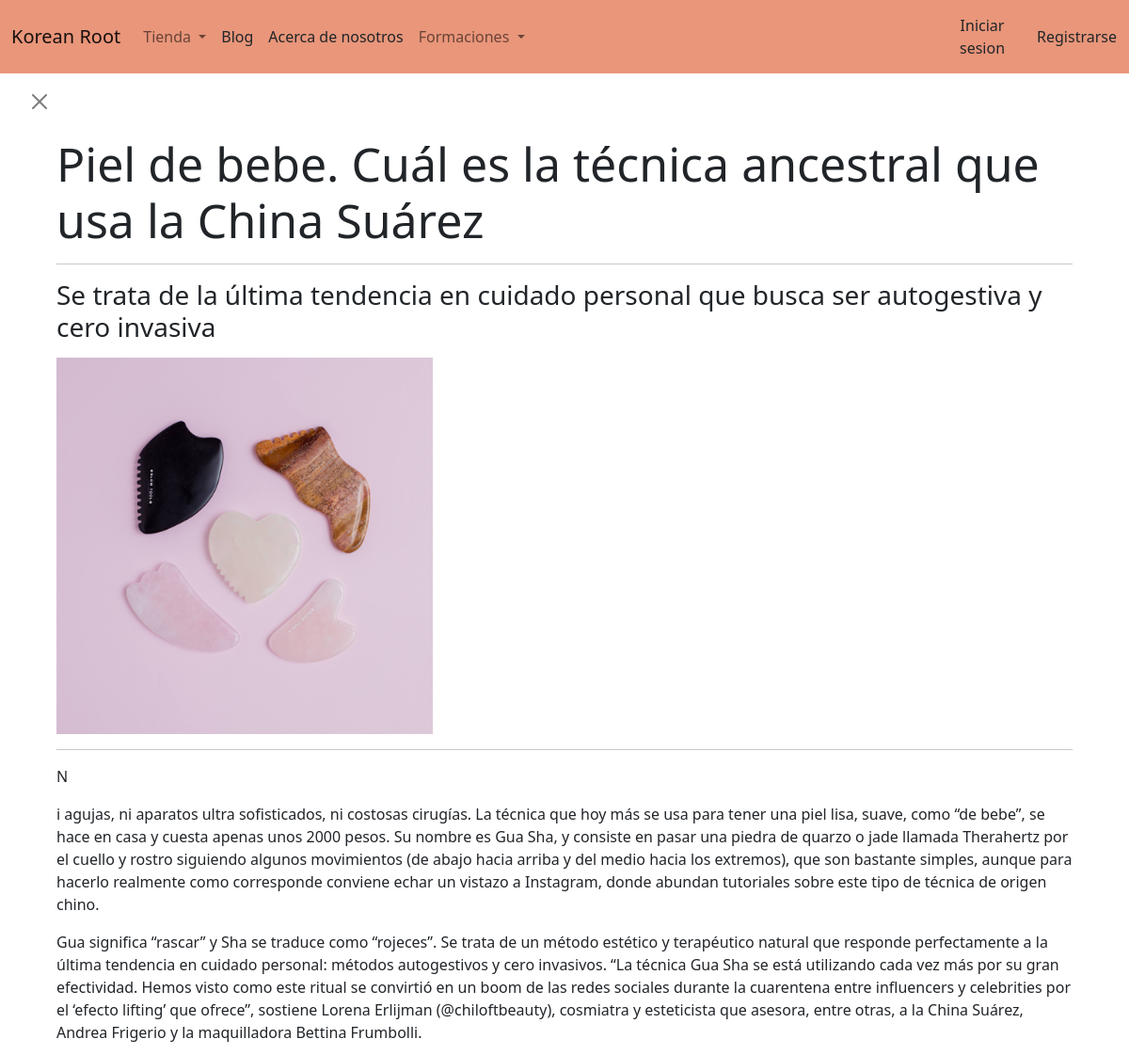
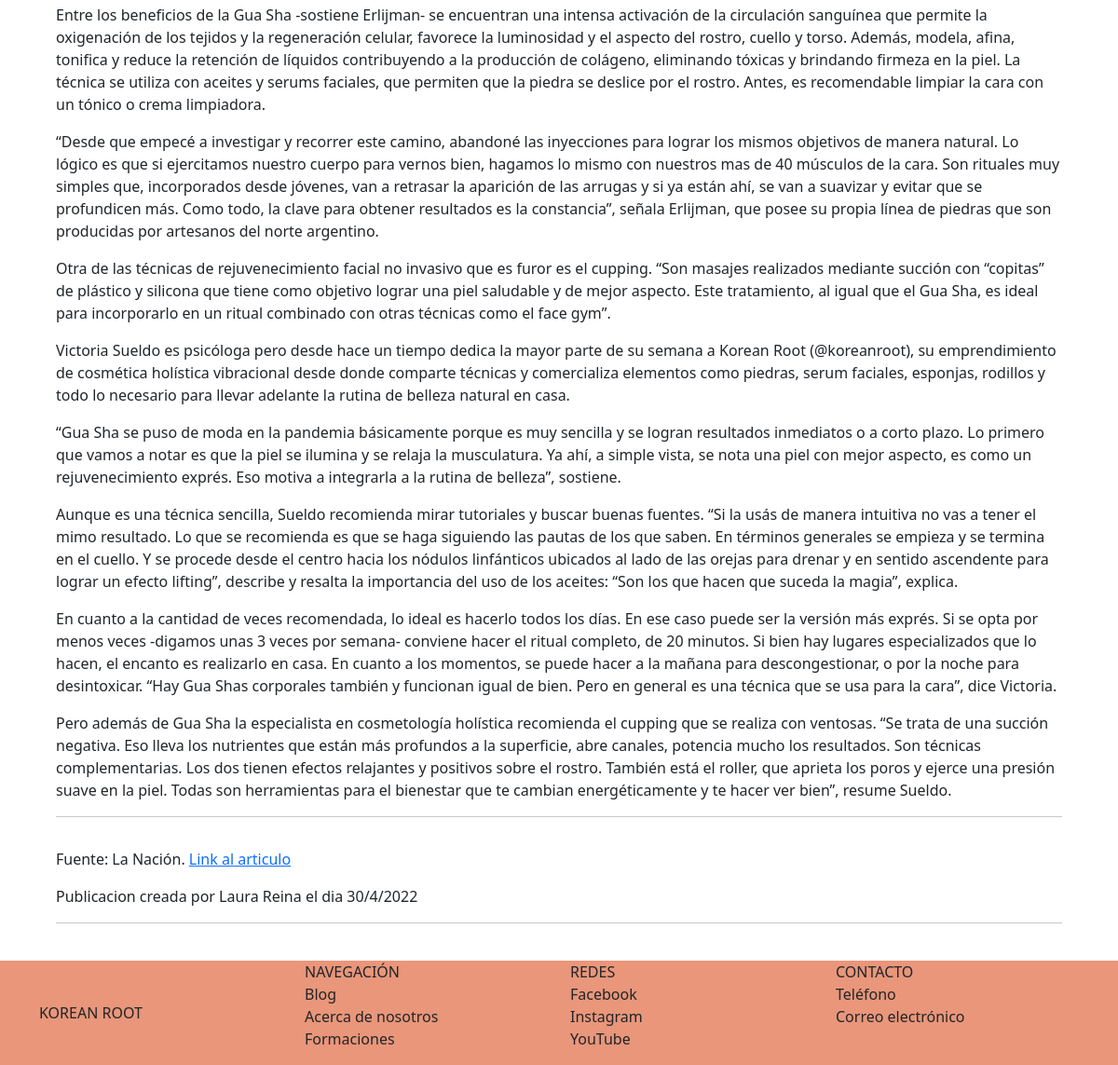
The app's page /blog/blogPost/9 with its own data (2 pictures, top to bottom).
### AppBlog/models.py (models this page shows, shortened)
class Post(models.Model):
    titulo = models.CharField(max_length=70)
    subtitulo = models.CharField(max_length=140)
    cuerpo = RichTextField(blank = True, null = True)
    fecha_creacion = models.DateTimeField(auto_now_add=True)
    autor = models.CharField(max_length=50)
    img_portada = models.ImageField(upload_to='portadas_blog', null=True, blank=True)
    img_miniatura = models.ImageField(upload_to='miniaturas_blog', null=True, blank=True)
    fuente = models.CharField(max_length=20, null= True, blank= True)
    link_noticia = models.CharField(max_length=255, null= True, blank= True)

### AppBlog/views.py (the view)
# urls.py: path('blogPost/<id>', publicacionDetalle, name='publicacion_detalle'),
def publicacionDetalle(request, id):
    publicacion = Post.objects.get(id=id)
    return render(request, 'AppBlog/publicacionDetalle.html',{'titulo': publicacion.titulo,'subtitulo': publicacion.subtitulo, 'cuerpo': publicacion.cuerpo,
    'fecha_creacion': publicacion.fecha_creacion, 'autor': publicacion.autor, 'img_portada': publicacion.img_portada, 'fuente': publicacion.fuente, 'link_noticia': publicacion.link_noticia})

### AppBlog/templates/AppBlog/publicacionDetalle.html (shortened to what this page needs)
{% extends 'AppTienda/padre.html' %}
{% load static %}
{% block contenidoQueCambia %}
<button type="button" class="btn-close" aria-label="Close" style="margin-left: 2.5%; margin-top: 1.5%;">
    <a
    href="{% url 'blog:lista_publicaciones' %}"
    style="color: rgb(255, 255, 255); text-decoration: none;"
    >
    </a>
</button>
    <div style="margin-right: 5%; margin-left: 5%; margin-bottom: 2%; margin-top: 2%;">
        <h1 style="font-size: 50px">{{titulo}}</h1>
        <hr>
        <h3 style="margin-bottom: 1rem;">{{subtitulo}}</h3>
        {% if img_portada %}
            <img
            src="{{img_portada.url}}"
            width="50%"
            style=
            "display: block;
            margin-left: auto;
            margin-right: auto;
            width: 50%;">
        {% else %}
            <img src="\media\portadadefault.jpg" height="400"/>
        {% endif %}
        <hr>
        <p style="font-size: 20px;">{{cuerpo|safe}}</p>
        <hr style="margin-bottom: 3%;">
        {% if fuente %}
            <p>
                Fuente: {{fuente}}.
                <a href='{{link_noticia}}'>Link al articulo</a>
            </p>
        {% endif %}
        <p>Publicacion creada por {{autor}} el dia {{fecha_creacion|date:'d/n/Y'}}</p>
        <hr>
    </div>
{% endblock %}

### AppTienda/templates/AppTienda/padre.html (style rules this page uses)
.body { background-color:rgb(255, 255, 255); display: flex; flex-direction: column; min-height: 100vh; }

### records on screen
Post: titulo "Piel de bebe. Cuál es la técnica ancestral que usa la China Suárez", subtitulo "Se trata de la última tendencia en cuidado personal que busca ser autogestiva y cero invasiva", cuerpo "N i agujas, ni aparatos ultra sofisticados, ni costosas cirugías. La técnica que hoy más se usa para tener una piel lisa, suave, como “de bebe”, se hace en casa y cuesta apenas unos 2000 pesos. Su nombre es Gua Sha, y consiste en pasar una piedra de quarzo o jade llamada Therahertz por el cuello y rostro siguiendo algunos movimientos (de abajo hacia arriba y del medio hacia los extremos), que son bastante simples, aunque para hacerlo realmente como corresponde conviene echar un vistazo a Instagram, donde abundan tutoriales sobre este tipo de técnica de origen chino. Gua significa “rascar” y Sha se traduce como “rojeces”. Se trata de un método estético y terapéutico natural que responde…", fuente "La Nación", autor "Laura Reina", fecha_creacion "30/4/2022"
